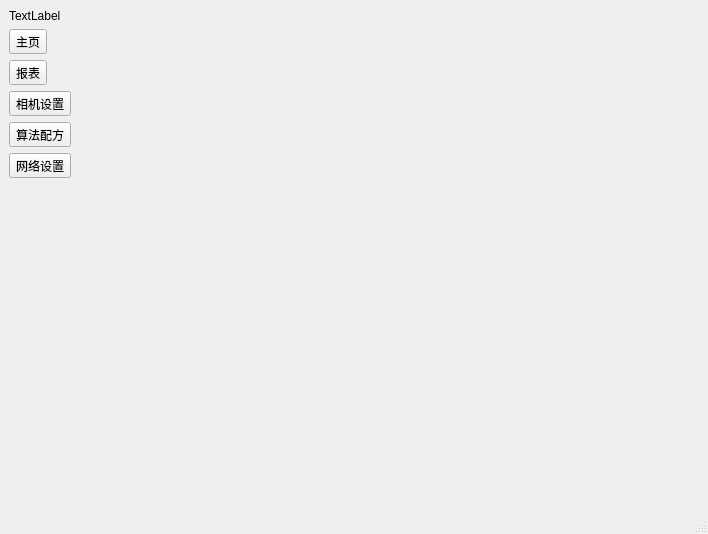
<?xml version="1.0" encoding="UTF-8"?>
<ui version="4.0">
 <class>MainWindow</class>
 <widget class="QMainWindow" name="MainWindow">
  <property name="geometry">
   <rect>
    <x>0</x>
    <y>0</y>
    <width>708</width>
    <height>534</height>
   </rect>
  </property>
  <property name="windowTitle">
   <string>MainWindow</string>
  </property>
  <widget class="QWidget" name="centralwidget">
   <layout class="QHBoxLayout" name="horizontalLayout">
    <item>
     <layout class="QVBoxLayout" name="verticalLayout">
      <item>
       <widget class="QLabel" name="label_logo">
        <property name="text">
         <string>TextLabel</string>
        </property>
       </widget>
      </item>
      <item>
       <widget class="QToolButton" name="toolButton">
        <property name="text">
         <string>主页</string>
        </property>
       </widget>
      </item>
      <item>
       <widget class="QToolButton" name="toolButton_2">
        <property name="text">
         <string>报表</string>
        </property>
       </widget>
      </item>
      <item>
       <widget class="QToolButton" name="toolButton_3">
        <property name="text">
         <string>相机设置</string>
        </property>
       </widget>
      </item>
      <item>
       <widget class="QToolButton" name="toolButton_4">
        <property name="text">
         <string>算法配方</string>
        </property>
       </widget>
      </item>
      <item>
       <widget class="QToolButton" name="toolButton_5">
        <property name="text">
         <string>网络设置</string>
        </property>
       </widget>
      </item>
      <item>
       <spacer name="verticalSpacer">
        <property name="orientation">
         <enum>Qt::Vertical</enum>
        </property>
        <property name="sizeHint" stdset="0">
         <size>
          <width>20</width>
          <height>40</height>
         </size>
        </property>
       </spacer>
      </item>
     </layout>
    </item>
    <item>
     <widget class="QStackedWidget" name="stackedWidget">
      <property name="currentIndex">
       <number>4</number>
      </property>
      <widget class="QWidget" name="page_home"/>
      <widget class="QWidget" name="page_data"/>
      <widget class="QWidget" name="page_camera_setting"/>
      <widget class="QWidget" name="page_alg_setting"/>
      <widget class="QWidget" name="page_network_setting"/>
     </widget>
    </item>
   </layout>
  </widget>
  <widget class="QMenuBar" name="menubar">
   <property name="geometry">
    <rect>
     <x>0</x>
     <y>0</y>
     <width>708</width>
     <height>21</height>
    </rect>
   </property>
  </widget>
  <widget class="QStatusBar" name="statusbar"/>
 </widget>
 <resources/>
 <connections/>
</ui>
